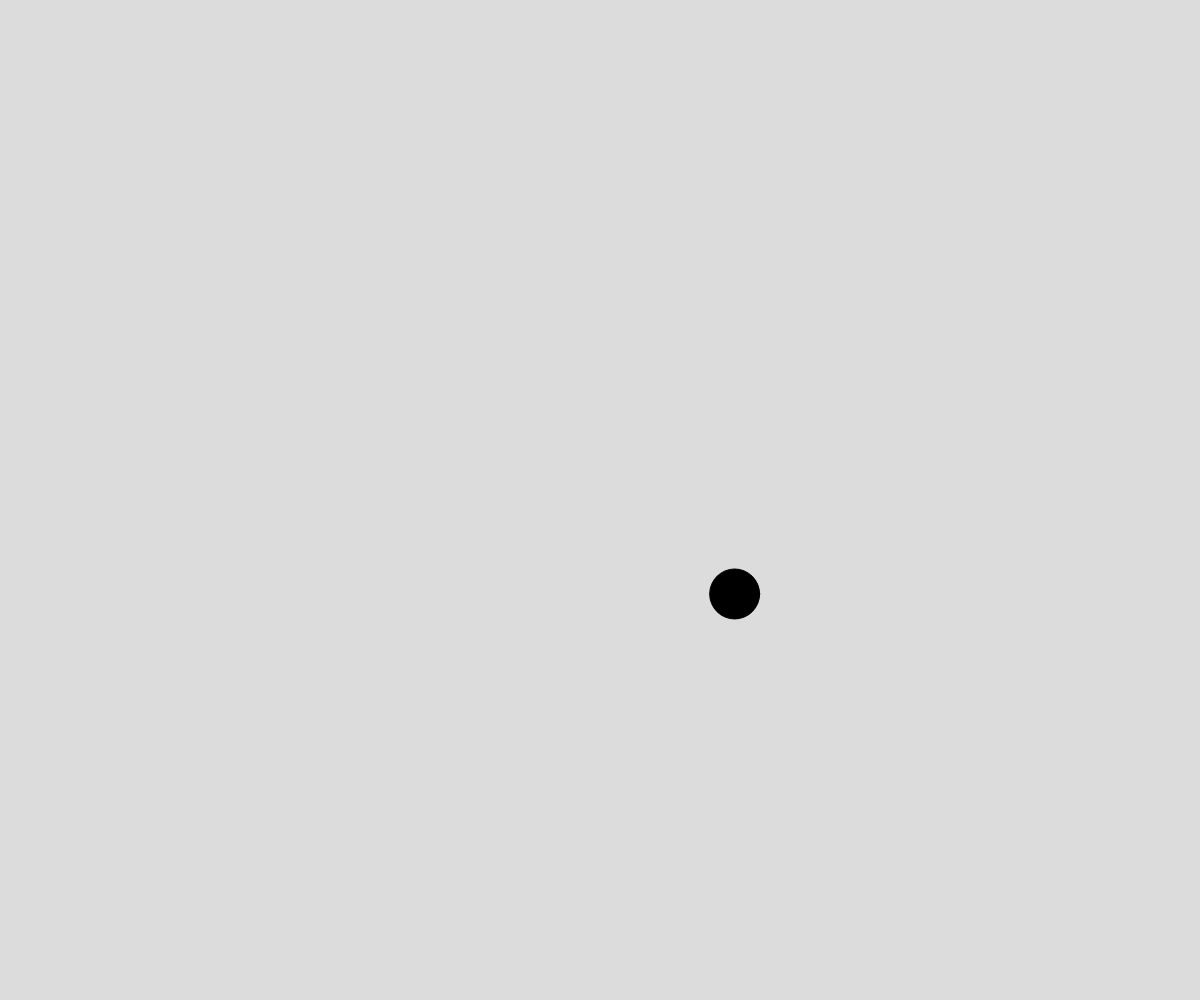
Frame 1 (no input)
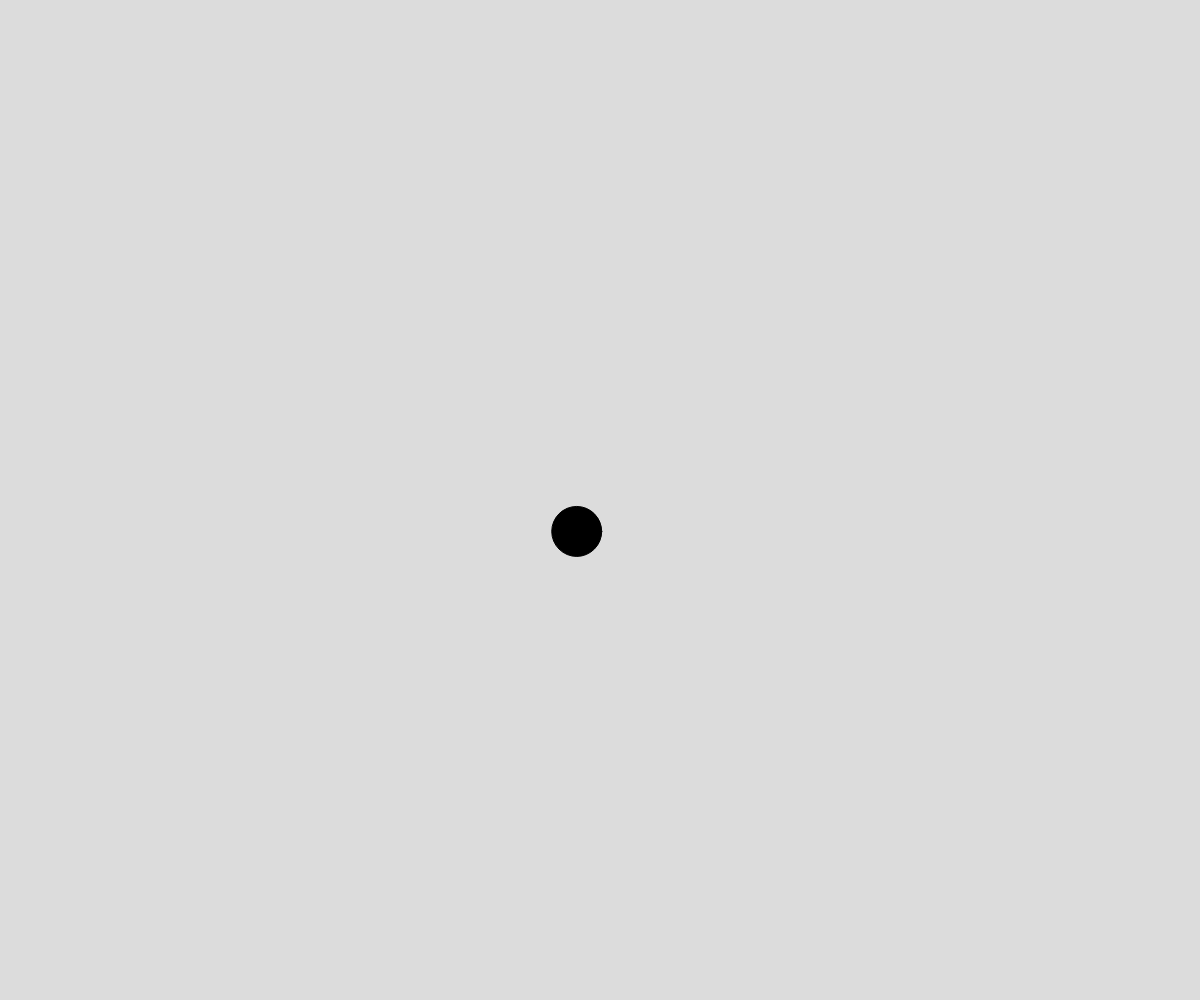
Frame 60 (no input)
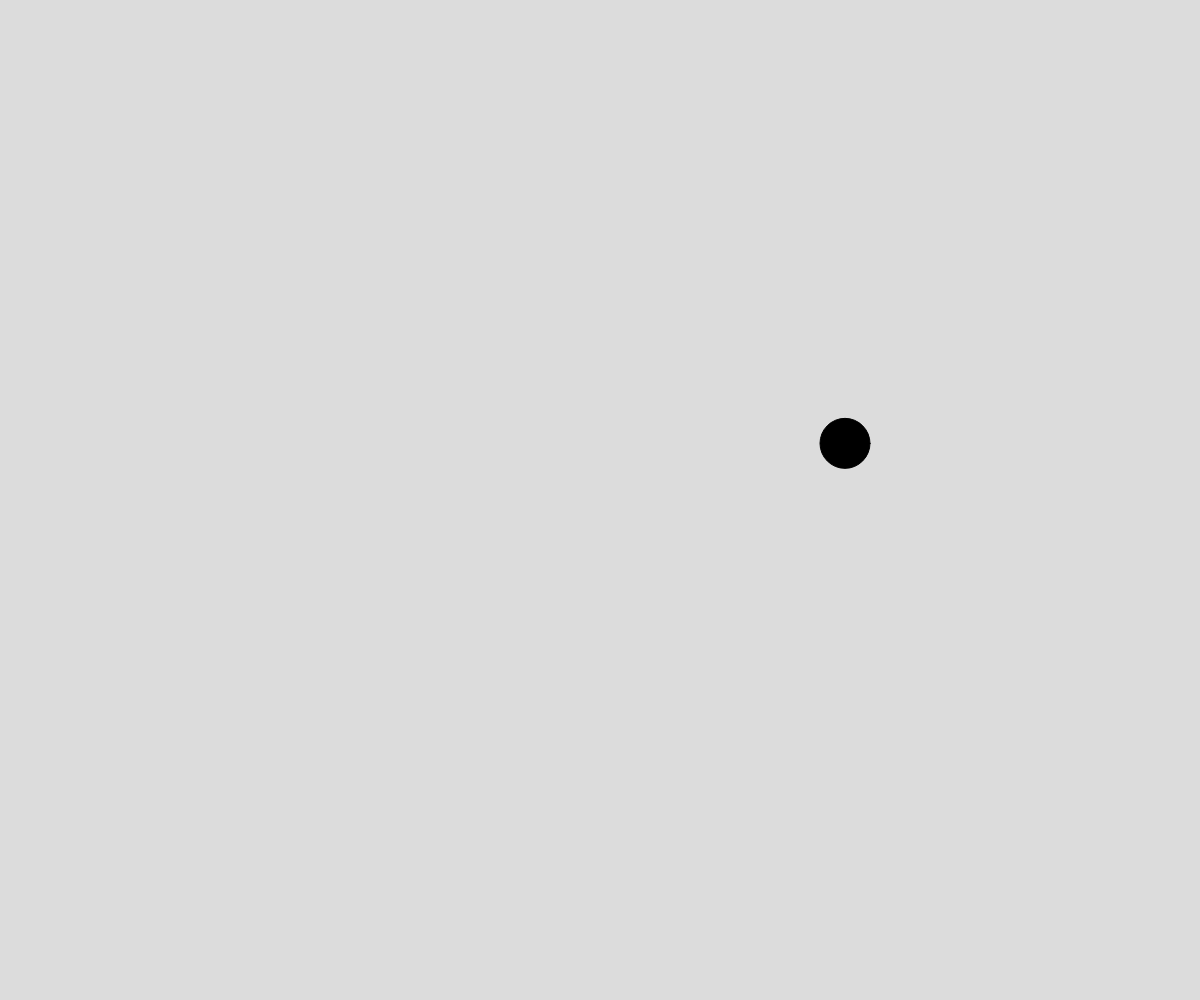
Frame 120 (the mouse pressed at the canvas centre since frame 60)

The p5.js sketch that drew these frames (run headless with seeded random() and noise() and a simulated clock; from frame 60 on, the mouse is pressed at the canvas centre):

// p5.js sketch
// ── sketch.js
// Perlin noise demo
// Your Name
// Date
//
// Extra for Experts:
// - describe what you did to take this project "above and beyond"
let x;
let y;
let time = 0;


function setup() {
  createCanvas(windowWidth, windowHeight);
}

function draw() {
  background(220);

  x = noise(time + 250) * width;
  y = noise(time + 1000) * height;

  time += 0.03;



  fill('black');
  circle(x, y, 50,50);
}
